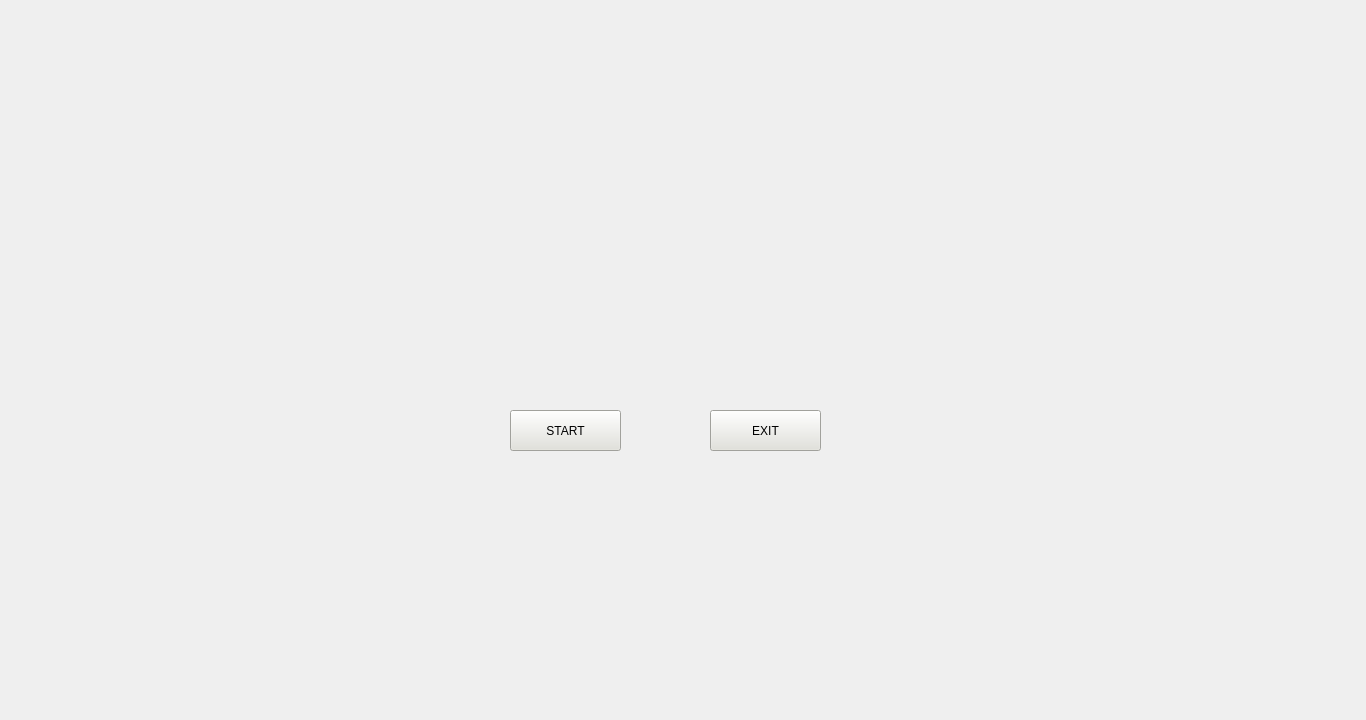
<?xml version="1.0" encoding="UTF-8"?>
<ui version="4.0">
 <class>XoloUi</class>
 <widget class="QMainWindow" name="XoloUi">
  <property name="geometry">
   <rect>
    <x>0</x>
    <y>0</y>
    <width>1366</width>
    <height>720</height>
   </rect>
  </property>
  <property name="windowTitle">
   <string>MainWindow</string>
  </property>
  <widget class="QWidget" name="centralwidget">
   <widget class="QLabel" name="bg_1">
    <property name="geometry">
     <rect>
      <x>-70</x>
      <y>-20</y>
      <width>1531</width>
      <height>841</height>
     </rect>
    </property>
    <property name="text">
     <string/>
    </property>
    <property name="pixmap">
     <pixmap>../GUI/bg/vecteezy_abstract-blue-circuit-digital-background_6736873.jpg</pixmap>
    </property>
    <property name="scaledContents">
     <bool>true</bool>
    </property>
   </widget>
   <widget class="QLabel" name="bg_2">
    <property name="geometry">
     <rect>
      <x>610</x>
      <y>240</y>
      <width>111</width>
      <height>101</height>
     </rect>
    </property>
    <property name="text">
     <string/>
    </property>
    <property name="pixmap">
     <pixmap>../GUI/bg/Screenshot_20230423_000708_Microsoft 365 (Office) (2).png</pixmap>
    </property>
    <property name="scaledContents">
     <bool>true</bool>
    </property>
   </widget>
   <widget class="QPushButton" name="pushButton_1">
    <property name="geometry">
     <rect>
      <x>510</x>
      <y>410</y>
      <width>111</width>
      <height>41</height>
     </rect>
    </property>
    <property name="styleSheet">
     <string notr="true">font: 75 14pt &quot;MS Shell Dlg 2&quot;;
background-color: rgb(226, 226, 218);</string>
    </property>
    <property name="text">
     <string>START</string>
    </property>
   </widget>
   <widget class="QPushButton" name="pushButton_2">
    <property name="geometry">
     <rect>
      <x>710</x>
      <y>410</y>
      <width>111</width>
      <height>41</height>
     </rect>
    </property>
    <property name="styleSheet">
     <string notr="true">font: 75 14pt &quot;MS Shell Dlg 2&quot;;
background-color: rgb(226, 226, 218);</string>
    </property>
    <property name="text">
     <string>EXIT</string>
    </property>
   </widget>
  </widget>
 </widget>
 <resources/>
 <connections/>
</ui>
